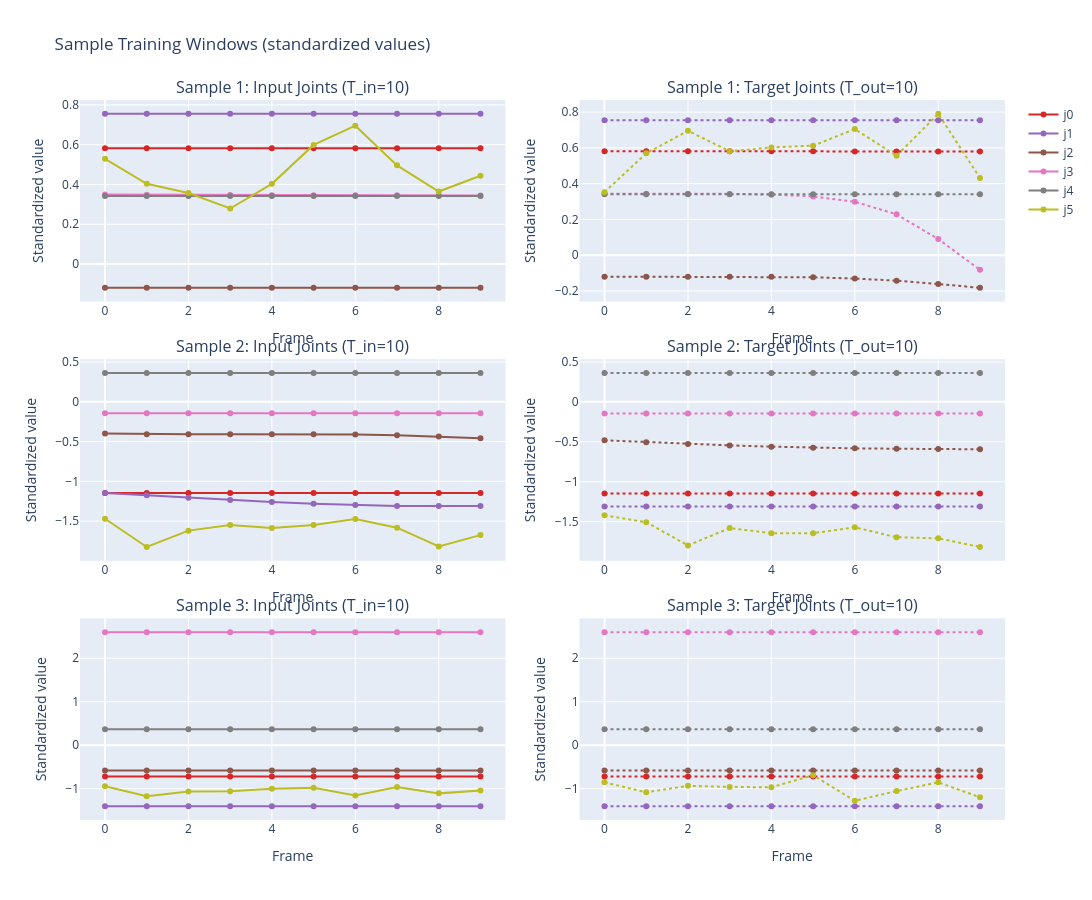

Here is the notebook cell this chart was saved with:
### Markdown cell above
## 8. Visualize Sample Windows

### Code cell
# Visualize a few training windows: input skeleton + joint angles -> target joint angles
n_samples = 3
fig = make_subplots(
    rows=n_samples, cols=2,
    subplot_titles=[f'Sample {i+1}: Input Joints (T_in={config.T_in})' if c == 0
                    else f'Sample {i+1}: Target Joints (T_out={config.T_out})'
                    for i in range(n_samples) for c in range(2)],
    horizontal_spacing=0.08,
    vertical_spacing=0.08,
)

joint_colors = ['#d62728', '#9467bd', '#8c564b', '#e377c2', '#7f7f7f', '#bcbd22']

# Sample from different parts of the dataset
sample_indices = np.linspace(0, len(train_dataset) - 1, n_samples, dtype=int)

for row, idx in enumerate(sample_indices):
    sample = train_dataset[int(idx)]
    input_tensor = sample['input'].numpy()    # [T_in, 54]
    target_tensor = sample['target'].numpy()   # [T_out, 6]

    # Input joint angles are the last 6 features of input
    input_joints = input_tensor[:, -6:]  # [T_in, 6]

    for j in range(6):
        show_legend = (row == 0)
        fig.add_trace(go.Scatter(
            x=list(range(config.T_in)), y=input_joints[:, j],
            name=f'j{j}', line=dict(color=joint_colors[j]),
            showlegend=show_legend,
        ), row=row + 1, col=1)

        fig.add_trace(go.Scatter(
            x=list(range(config.T_out)), y=target_tensor[:, j],
            name=f'j{j} (target)', line=dict(color=joint_colors[j], dash='dot'),
            showlegend=False,
        ), row=row + 1, col=2)

fig.update_layout(
    height=300 * n_samples, width=1200,
    title_text='Sample Training Windows (standardized values)',
)
fig.update_xaxes(title_text='Frame')
fig.update_yaxes(title_text='Standardized value')
fig.show()

### Figure 1 — Plotly figure (JSON) as saved in the notebook; plotly's stock layout.template omitted (floating-point values rounded to 4 significant figures)
{"data": [{"line": {"color": "#d62728"}, "name": "j0", "showlegend": true, "type": "scatter", "x": [0, 1, 2, 3, 4, 5, 6, 7, 8, 9], "xaxis": "x", "y": [0.5821, 0.5821, 0.5821, 0.582, 0.582, 0.582, 0.5819, 0.5819, 0.5818, 0.5818], "yaxis": "y"}, {"line": {"color": "#d62728", "dash": "dot"}, "name": "j0 (target)", "showlegend": false, "type": "scatter", "x": [0, 1, 2, 3, 4, 5, 6, 7, 8, 9], "xaxis": "x2", "y": [0.5818, 0.5817, 0.5817, 0.5816, 0.5815, 0.5811, 0.5805, 0.5799, 0.5798, 0.5798], "yaxis": "y2"}, {"line": {"color": "#9467bd"}, "name": "j1", "showlegend": true, "type": "scatter", "x": [0, 1, 2, 3, 4, 5, 6, 7, 8, 9], "xaxis": "x", "y": [0.7552, 0.7552, 0.7551, 0.7551, 0.7552, 0.7551, 0.7551, 0.7551, 0.7551, 0.7551], "yaxis": "y"}, {"line": {"color": "#9467bd", "dash": "dot"}, "name": "j1 (target)", "showlegend": false, "type": "scatter", "x": [0, 1, 2, 3, 4, 5, 6, 7, 8, 9], "xaxis": "x2", "y": [0.7551, 0.7551, 0.7551, 0.755, 0.755, 0.755, 0.7551, 0.7551, 0.755, 0.755], "yaxis": "y2"}, {"line": {"color": "#8c564b"}, "name": "j2", "showlegend": true, "type": "scatter", "x": [0, 1, 2, 3, 4, 5, 6, 7, 8, 9], "xaxis": "x", "y": [-0.1195, -0.1194, -0.1195, -0.1196, -0.1196, -0.1196, -0.1196, -0.1196, -0.1196, -0.1198], "yaxis": "y"}, {"line": {"color": "#8c564b", "dash": "dot"}, "name": "j2 (target)", "showlegend": false, "type": "scatter", "x": [0, 1, 2, 3, 4, 5, 6, 7, 8, 9], "xaxis": "x2", "y": [-0.1198, -0.12, -0.12, -0.1201, -0.1208, -0.1237, -0.1304, -0.1425, -0.1613, -0.1821], "yaxis": "y2"}, {"line": {"color": "#e377c2"}, "name": "j3", "showlegend": true, "type": "scatter", "x": [0, 1, 2, 3, 4, 5, 6, 7, 8, 9], "xaxis": "x", "y": [0.3488, 0.3486, 0.3477, 0.3467, 0.3462, 0.346, 0.3459, 0.3457, 0.3453, 0.345], "yaxis": "y"}, {"line": {"color": "#e377c2", "dash": "dot"}, "name": "j3 (target)", "showlegend": false, "type": "scatter", "x": [0, 1, 2, 3, 4, 5, 6, 7, 8, 9], "xaxis": "x2", "y": [0.3444, 0.3443, 0.3441, 0.3429, 0.3385, 0.3285, 0.2988, 0.2285, 0.09038, -0.0818], "yaxis": "y2"}, {"line": {"color": "#7f7f7f"}, "name": "j4", "showlegend": true, "type": "scatter", "x": [0, 1, 2, 3, 4, 5, 6, 7, 8, 9], "xaxis": "x", "y": [0.3414, 0.3414, 0.3414, 0.3414, 0.3414, 0.3414, 0.3414, 0.3414, 0.3414, 0.3414], "yaxis": "y"}, {"line": {"color": "#7f7f7f", "dash": "dot"}, "name": "j4 (target)", "showlegend": false, "type": "scatter", "x": [0, 1, 2, 3, 4, 5, 6, 7, 8, 9], "xaxis": "x2", "y": [0.3414, 0.3414, 0.3414, 0.3414, 0.3414, 0.3414, 0.3414, 0.3414, 0.3414, 0.3414], "yaxis": "y2"}, {"line": {"color": "#bcbd22"}, "name": "j5", "showlegend": true, "type": "scatter", "x": [0, 1, 2, 3, 4, 5, 6, 7, 8, 9], "xaxis": "x", "y": [0.529, 0.403, 0.3565, 0.279, 0.403, 0.5987, 0.6956, 0.496, 0.3643, 0.4437], "yaxis": "y"}, {"line": {"color": "#bcbd22", "dash": "dot"}, "name": "j5 (target)", "showlegend": false, "type": "scatter", "x": [0, 1, 2, 3, 4, 5, 6, 7, 8, 9], "xaxis": "x2", "y": [0.3526, 0.5697, 0.6956, 0.5813, 0.6026, 0.6123, 0.7053, 0.5561, 0.7905, 0.4321], "yaxis": "y2"}, {"line": {"color": "#d62728"}, "name": "j0", "showlegend": false, "type": "scatter", "x": [0, 1, 2, 3, 4, 5, 6, 7, 8, 9], "xaxis": "x3", "y": [-1.148, -1.148, -1.148, -1.148, -1.148, -1.148, -1.148, -1.148, -1.148, -1.148], "yaxis": "y3"}, {"line": {"color": "#d62728", "dash": "dot"}, "name": "j0 (target)", "showlegend": false, "type": "scatter", "x": [0, 1, 2, 3, 4, 5, 6, 7, 8, 9], "xaxis": "x4", "y": [-1.148, -1.148, -1.148, -1.148, -1.148, -1.148, -1.148, -1.148, -1.148, -1.148], "yaxis": "y4"}, {"line": {"color": "#9467bd"}, "name": "j1", "showlegend": false, "type": "scatter", "x": [0, 1, 2, 3, 4, 5, 6, 7, 8, 9], "xaxis": "x3", "y": [-1.147, -1.177, -1.207, -1.235, -1.26, -1.282, -1.299, -1.31, -1.311, -1.311], "yaxis": "y3"}, {"line": {"color": "#9467bd", "dash": "dot"}, "name": "j1 (target)", "showlegend": false, "type": "scatter", "x": [0, 1, 2, 3, 4, 5, 6, 7, 8, 9], "xaxis": "x4", "y": [-1.311, -1.311, -1.311, -1.311, -1.311, -1.311, -1.311, -1.311, -1.311, -1.311], "yaxis": "y4"}, {"line": {"color": "#8c564b"}, "name": "j2", "showlegend": false, "type": "scatter", "x": [0, 1, 2, 3, 4, 5, 6, 7, 8, 9], "xaxis": "x3", "y": [-0.3982, -0.407, -0.4084, -0.4086, -0.409, -0.4098, -0.4121, -0.4214, -0.4376, -0.4579], "yaxis": "y3"}, {"line": {"color": "#8c564b", "dash": "dot"}, "name": "j2 (target)", "showlegend": false, "type": "scatter", "x": [0, 1, 2, 3, 4, 5, 6, 7, 8, 9], "xaxis": "x4", "y": [-0.4811, -0.5047, -0.5282, -0.5454, -0.5612, -0.5734, -0.5821, -0.5869, -0.5898, -0.5937], "yaxis": "y4"}, {"line": {"color": "#e377c2"}, "name": "j3", "showlegend": false, "type": "scatter", "x": [0, 1, 2, 3, 4, 5, 6, 7, 8, 9], "xaxis": "x3", "y": [-0.1455, -0.1454, -0.1455, -0.1454, -0.1454, -0.1452, -0.1454, -0.1455, -0.1455, -0.1453], "yaxis": "y3"}, {"line": {"color": "#e377c2", "dash": "dot"}, "name": "j3 (target)", "showlegend": false, "type": "scatter", "x": [0, 1, 2, 3, 4, 5, 6, 7, 8, 9], "xaxis": "x4", "y": [-0.1455, -0.1454, -0.1455, -0.1455, -0.1456, -0.1456, -0.1456, -0.1455, -0.1455, -0.1456], "yaxis": "y4"}, {"line": {"color": "#7f7f7f"}, "name": "j4", "showlegend": false, "type": "scatter", "x": [0, 1, 2, 3, 4, 5, 6, 7, 8, 9], "xaxis": "x3", "y": [0.3611, 0.3611, 0.3611, 0.3611, 0.3611, 0.3611, 0.3611, 0.3611, 0.3611, 0.3611], "yaxis": "y3"}, {"line": {"color": "#7f7f7f", "dash": "dot"}, "name": "j4 (target)", "showlegend": false, "type": "scatter", "x": [0, 1, 2, 3, 4, 5, 6, 7, 8, 9], "xaxis": "x4", "y": [0.3611, 0.3611, 0.3611, 0.3611, 0.3611, 0.3611, 0.3611, 0.3611, 0.3611, 0.3611], "yaxis": "y4"}, {"line": {"color": "#bcbd22"}, "name": "j5", "showlegend": false, "type": "scatter", "x": [0, 1, 2, 3, 4, 5, 6, 7, 8, 9], "xaxis": "x3", "y": [-1.471, -1.825, -1.62, -1.548, -1.587, -1.548, -1.473, -1.583, -1.819, -1.676], "yaxis": "y3"}, {"line": {"color": "#bcbd22", "dash": "dot"}, "name": "j5 (target)", "showlegend": false, "type": "scatter", "x": [0, 1, 2, 3, 4, 5, 6, 7, 8, 9], "xaxis": "x4", "y": [-1.42, -1.507, -1.798, -1.581, -1.645, -1.645, -1.571, -1.695, -1.709, -1.817], "yaxis": "y4"}, {"line": {"color": "#d62728"}, "name": "j0", "showlegend": false, "type": "scatter", "x": [0, 1, 2, 3, 4, 5, 6, 7, 8, 9], "xaxis": "x5", "y": [-0.7189, -0.7189, -0.7189, -0.7189, -0.7189, -0.7189, -0.7189, -0.7189, -0.7189, -0.7189], "yaxis": "y5"}, {"line": {"color": "#d62728", "dash": "dot"}, "name": "j0 (target)", "showlegend": false, "type": "scatter", "x": [0, 1, 2, 3, 4, 5, 6, 7, 8, 9], "xaxis": "x6", "y": [-0.7189, -0.7189, -0.7189, -0.7189, -0.7189, -0.7189, -0.7189, -0.7189, -0.7189, -0.7189], "yaxis": "y6"}, {"line": {"color": "#9467bd"}, "name": "j1", "showlegend": false, "type": "scatter", "x": [0, 1, 2, 3, 4, 5, 6, 7, 8, 9], "xaxis": "x5", "y": [-1.403, -1.403, -1.403, -1.403, -1.403, -1.403, -1.403, -1.403, -1.403, -1.403], "yaxis": "y5"}, {"line": {"color": "#9467bd", "dash": "dot"}, "name": "j1 (target)", "showlegend": false, "type": "scatter", "x": [0, 1, 2, 3, 4, 5, 6, 7, 8, 9], "xaxis": "x6", "y": [-1.403, -1.403, -1.403, -1.403, -1.403, -1.403, -1.403, -1.403, -1.403, -1.403], "yaxis": "y6"}, {"line": {"color": "#8c564b"}, "name": "j2", "showlegend": false, "type": "scatter", "x": [0, 1, 2, 3, 4, 5, 6, 7, 8, 9], "xaxis": "x5", "y": [-0.5809, -0.5809, -0.5809, -0.5809, -0.581, -0.5809, -0.5809, -0.581, -0.5809, -0.5809], "yaxis": "y5"}, {"line": {"color": "#8c564b", "dash": "dot"}, "name": "j2 (target)", "showlegend": false, "type": "scatter", "x": [0, 1, 2, 3, 4, 5, 6, 7, 8, 9], "xaxis": "x6", "y": [-0.5809, -0.5809, -0.5808, -0.5809, -0.5808, -0.5809, -0.5809, -0.5809, -0.5809, -0.5809], "yaxis": "y6"}, {"line": {"color": "#e377c2"}, "name": "j3", "showlegend": false, "type": "scatter", "x": [0, 1, 2, 3, 4, 5, 6, 7, 8, 9], "xaxis": "x5", "y": [2.599, 2.599, 2.599, 2.599, 2.599, 2.599, 2.599, 2.599, 2.599, 2.599], "yaxis": "y5"}, {"line": {"color": "#e377c2", "dash": "dot"}, "name": "j3 (target)", "showlegend": false, "type": "scatter", "x": [0, 1, 2, 3, 4, 5, 6, 7, 8, 9], "xaxis": "x6", "y": [2.599, 2.599, 2.599, 2.599, 2.599, 2.599, 2.599, 2.599, 2.599, 2.599], "yaxis": "y6"}, {"line": {"color": "#7f7f7f"}, "name": "j4", "showlegend": false, "type": "scatter", "x": [0, 1, 2, 3, 4, 5, 6, 7, 8, 9], "xaxis": "x5", "y": [0.3655, 0.3655, 0.3655, 0.3655, 0.3655, 0.3654, 0.3655, 0.3654, 0.3655, 0.3655], "yaxis": "y5"}, {"line": {"color": "#7f7f7f", "dash": "dot"}, "name": "j4 (target)", "showlegend": false, "type": "scatter", "x": [0, 1, 2, 3, 4, 5, 6, 7, 8, 9], "xaxis": "x6", "y": [0.3655, 0.3655, 0.3655, 0.3655, 0.3655, 0.3655, 0.3655, 0.3655, 0.3654, 0.3655], "yaxis": "y6"}, {"line": {"color": "#bcbd22"}, "name": "j5", "showlegend": false, "type": "scatter", "x": [0, 1, 2, 3, 4, 5, 6, 7, 8, 9], "xaxis": "x5", "y": [-0.9455, -1.172, -1.064, -1.058, -1.004, -0.9804, -1.155, -0.961, -1.108, -1.04], "yaxis": "y5"}, {"line": {"color": "#bcbd22", "dash": "dot"}, "name": "j5 (target)", "showlegend": false, "type": "scatter", "x": [0, 1, 2, 3, 4, 5, 6, 7, 8, 9], "xaxis": "x6", "y": [-0.8545, -1.085, -0.9339, -0.961, -0.9688, -0.6917, -1.279, -1.056, -0.8545, -1.199], "yaxis": "y6"}], "layout": {"annotations": [{"font": {"size": 16}, "showarrow": false, "text": "Sample 1: Input Joints (T_in=10)", "x": 0.23, "xanchor": "center", "xref": "paper", "y": 1, "yanchor": "bottom", "yref": "paper"}, {"font": {"size": 16}, "showarrow": false, "text": "Sample 1: Target Joints (T_out=10)", "x": 0.77, "xanchor": "center", "xref": "paper", "y": 1, "yanchor": "bottom", "yref": "paper"}, {"font": {"size": 16}, "showarrow": false, "text": "Sample 2: Input Joints (T_in=10)", "x": 0.23, "xanchor": "center", "xref": "paper", "y": 0.64, "yanchor": "bottom", "yref": "paper"}, {"font": {"size": 16}, "showarrow": false, "text": "Sample 2: Target Joints (T_out=10)", "x": 0.77, "xanchor": "center", "xref": "paper", "y": 0.64, "yanchor": "bottom", "yref": "paper"}, {"font": {"size": 16}, "showarrow": false, "text": "Sample 3: Input Joints (T_in=10)", "x": 0.23, "xanchor": "center", "xref": "paper", "y": 0.28, "yanchor": "bottom", "yref": "paper"}, {"font": {"size": 16}, "showarrow": false, "text": "Sample 3: Target Joints (T_out=10)", "x": 0.77, "xanchor": "center", "xref": "paper", "y": 0.28, "yanchor": "bottom", "yref": "paper"}], "height": 900, "title": {"text": "Sample Training Windows (standardized values)"}, "width": 1200, "xaxis": {"anchor": "y", "autorange": true, "domain": [0, 0.46], "range": [-0.5893, 9.589], "title": {"text": "Frame"}, "type": "linear"}, "xaxis2": {"anchor": "y2", "autorange": true, "domain": [0.54, 1], "range": [-0.5893, 9.589], "title": {"text": "Frame"}, "type": "linear"}, "xaxis3": {"anchor": "y3", "autorange": true, "domain": [0, 0.46], "range": [-0.5893, 9.589], "title": {"text": "Frame"}, "type": "linear"}, "xaxis4": {"anchor": "y4", "autorange": true, "domain": [0.54, 1], "range": [-0.5893, 9.589], "title": {"text": "Frame"}, "type": "linear"}, "xaxis5": {"anchor": "y5", "autorange": true, "domain": [0, 0.46], "range": [-0.5893, 9.589], "title": {"text": "Frame"}, "type": "linear"}, "xaxis6": {"anchor": "y6", "autorange": true, "domain": [0.54, 1], "range": [-0.5893, 9.589], "title": {"text": "Frame"}, "type": "linear"}, "yaxis": {"anchor": "x", "autorange": true, "domain": [0.72, 1], "range": [-0.1894, 0.8248], "title": {"text": "Standardized value"}, "type": "linear"}, "yaxis2": {"anchor": "x2", "autorange": true, "domain": [0.72, 1], "range": [-0.2594, 0.8679], "title": {"text": "Standardized value"}, "type": "linear"}, "yaxis3": {"anchor": "x3", "autorange": true, "domain": [0.36, 0.64], "range": [-1.999, 0.535], "title": {"text": "Standardized value"}, "type": "linear"}, "yaxis4": {"anchor": "x4", "autorange": true, "domain": [0.36, 0.64], "range": [-1.991, 0.5344], "title": {"text": "Standardized value"}, "type": "linear"}, "yaxis5": {"anchor": "x5", "autorange": true, "domain": [0, 0.28], "range": [-1.721, 2.917], "title": {"text": "Standardized value"}, "type": "linear"}, "yaxis6": {"anchor": "x6", "autorange": true, "domain": [0, 0.28], "range": [-1.721, 2.917], "title": {"text": "Standardized value"}, "type": "linear"}}}
